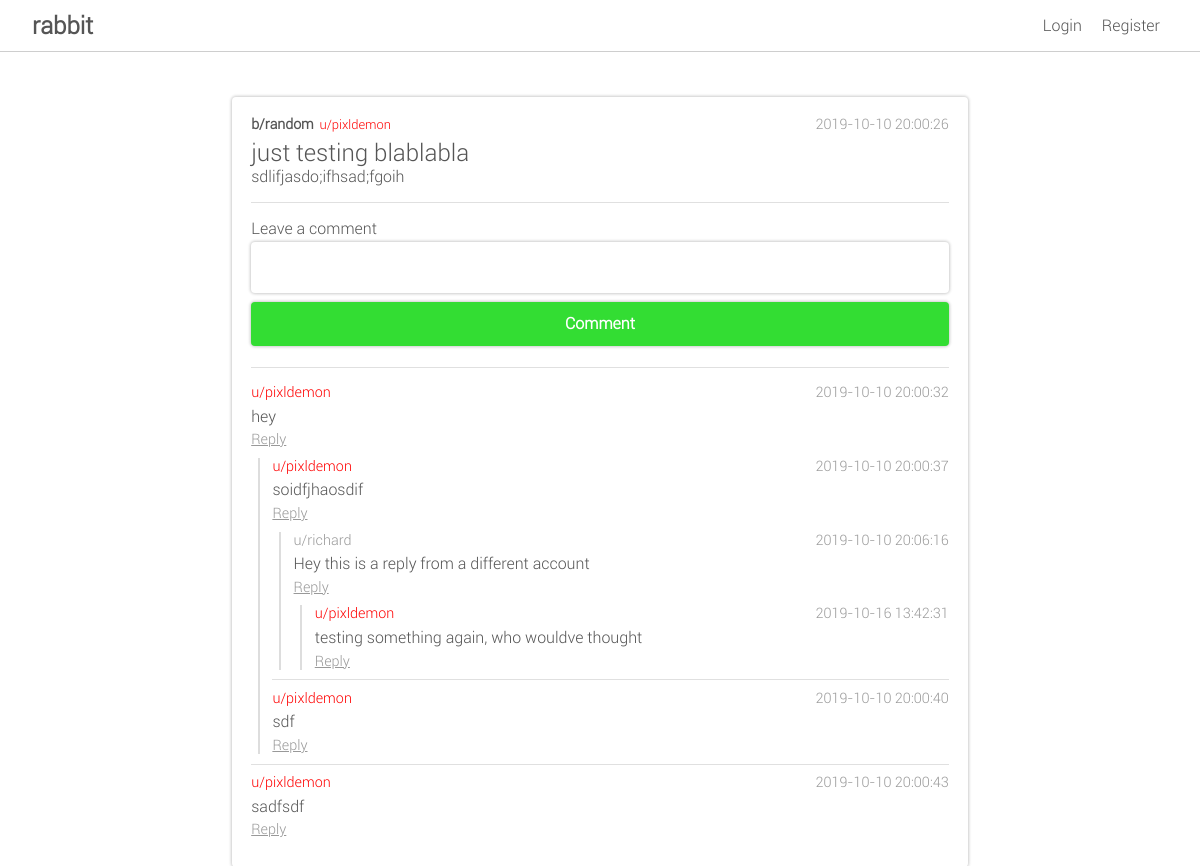
The app's page /post/4 with its own data.
### database.py (models this page shows, shortened)
class Board(db.Model):
	__tablename__ = "board"
	id = db.Column(db.Integer, primary_key = True)
	name = db.Column(db.String(80), nullable=False, unique=True)
	creator_id = db.Column(db.Integer, ForeignKey("user.id"), nullable=False)
	creation_date = db.Column(db.DateTime, server_default=db.func.now())
	creator = db.relationship("User", backref=db.backref("created_boards", lazy=True))

class User(db.Model):
	__tablename__ = "user"
	id = db.Column(db.Integer, primary_key=True)
	username = db.Column(db.String(80), unique=True, nullable=False)
	email = db.Column(db.String(120), unique=True, nullable=False)
	password = db.Column(db.String(100), nullable=False)
	type = db.Column(db.String(50), nullable=False, server_default="user")
	registration_date = db.Column(db.DateTime, server_default=db.func.now())

class Submission(db.Model):
	__tablename__ = "submission"
	id = db.Column(db.Integer, primary_key=True)
	author_id = db.Column(db.Integer, ForeignKey("user.id"), nullable=False)
	board_id = db.Column(db.Integer, ForeignKey("board.id"), nullable=False)
	parent_id = db.Column(db.Integer, ForeignKey("submission.id"))
	original_post_id = db.Column(db.Integer, ForeignKey("submission.id"))
	creation_date = db.Column(db.DateTime, server_default=db.func.now())
	title = db.Column(db.String(200))
	body = db.Column(db.Text)
	author = db.relationship("User", backref=db.backref("submissions", lazy=True))
	board = db.relationship("Board", backref=db.backref("submissions", lazy=True))
	children = db.relationship("Submission", backref=db.backref("parent", remote_side=[id], foreign_keys=[parent_id], lazy=True), primaryjoin="Submission.id == Submission.parent_id")
	replies = db.relationship("Submission", backref=db.backref("original_post", remote_side=[id], foreign_keys=[original_post_id], lazy=True), primaryjoin="Submission.original_post_id == Submission.id")

### routes.py (the view)
@routes.route("/post/<int:id>")
def view_post(id):
	post = getbyid(Submission, id)
	return render_template("single_post.html", post=post, comment_form=CommentForm(), comment_id=request.args.get("reply", default=post.id, type=int))

### forms.py
class CommentForm(Form):
	body = TextAreaField("Leave a comment", [validators.Length(max=5000), validators.DataRequired()])

### database.py (called while the page is built)
def getbyid(table, id):
	return table.query.get(id)

### templates/single_post.html
{% extends "main.html" %}
{% from "includes/_post_helpers.html" import render_post %}
{% from "includes/_form_helpers.html" import render_field %}
{% block body %}
{{ render_post(post, comment_form, comment_id) }}
{% endblock %}

### templates/includes/_post_helpers.html (shortened to what this page needs)
{% from "includes/_form_helpers.html" import render_field %}
{% macro render_post(post, comment_form, target_id, expand_thread=True) %}
<div class="post">
	<div class="post-titlebar">
		<div>
			<span>
				<h3><a href="/b/{{ post.board.name }}">b/{{ post.board.name }}</a></h3>
			</span>
			{{ render_user(post.author) }}
		</div>
		<span>{{ post.creation_date }}</span>
	</div>
	<div class="post-body">
		<h2><a href="/post/{{ post.id }}">{{ post.title }}</a></h2>
		<p>{{ post.body|safe }}</p>
	</div>
	{% if target_id == post.id %}
	<hr>
	<div class="comment_form">
		<form action="/reply/{{ post.id }}" method="post">
			{{ render_field(comment_form.body) }}
			<button class="btn-primary" type="submit" name="post" value="{{ post.id }}">Comment</button>
		</form>
	</div>
	{% else %}
	<div class="comment-footer">
		<a href="/reply/{{ post.id }}">Reply {% if not expand_thread %}({{ post.replies|length - 1 }}){% endif %}</a>
	</div>
	{% endif %}
	{% if post.children and expand_thread %}
	<hr>
	<div class="">
		{% for child in post.children %}
		{{ render_comment(child, target_id, comment_form) }}
		{% endfor %}
	</div>
	{% endif %}
</div>
{% endmacro %}
{% macro render_comment(comment, target_id, comment_form, expand_thread=True) %}
<div class="reply">
	<div class="comment">
		<div class="post-titlebar">
			{{ render_user(comment.author) }}
			<span>{{ comment.creation_date }}</span>
		</div>
		<div class="comment-body">
			{{ comment.body }}
		</div>
		<div class="comment-footer">
			<a href="/reply/{{ comment.id }}">Reply
				{% if not expand_thread %}({{ comment.children|length }}){% endif %}</a>
		</div>
	</div>
	{% if (comment.children or target_id == comment.id) and expand_thread %}
	<div class="thread">
		{% for child in comment.children %}
		{{ render_comment(child, target_id, comment_form) }}
		{% endfor %}
	</div>
	{% endif %}
</div>
{% endmacro %}
{% macro render_user(user) %}
<span>
	<a class="user" data-rank="{{ user.type }}" href="/u/{{ user.username }}">u/{{ user.username }}</a>
</span>
{% endmacro %}

### static/css/styles.css (style rules this page uses)
:root { --primary-color: #fff; --secondary-color: #3d3; --secondary-color-highlight: #4e4; --text-color: #555; --text-color-highlight: #999; --border-radius: 4px; --border-color: rgb(206, 206, 206); }
* { margin: 0; padding: 0; box-sizing: border-box !important; font-family: roboto; }
body { min-height: 100vh; background-color: var(--primary-color); color: var(--text-color); }
form { display: flex; flex-direction: column; }
hr { height: 1px; border: none; outline: none; margin: 1em 0; opacity: 0.3; background-color: var(--text-color-highlight); }
.textinput, .btn-primary { resize: none; padding: .8em; margin: .3em 0; border-radius: var(--border-radius); border: none; box-shadow: 0px 0px 3px 1px rgba(0,0,0,0.2); }
.btn-primary { font-weight: bold; transition: .3s; font-size: 1em; color: var(--primary-color); cursor: pointer; border: none; background-color: var(--secondary-color); }
.post, .profile, .btn-primary:hover, .textarea { box-shadow: 0px 0px 3px 1px rgba(0,0,0,0.2); }
.post, .profile { padding: 1.2em; margin: .8em 0; border-radius: var(--border-radius); }
.post h2 { font-weight: normal; }
.post-titlebar { color: var(--text-color-highlight); }
.post-titlebar, .post-titlebar > div, .comment-footer { font-size: 0.9em; display: flex; justify-content: space-between; align-items: center; }
.post-titlebar h3 { font-size: 1.1em; margin-right: .4em; color: var(--text-color); display: inline; }
.user[data-rank="admin"] { color: red; }
.comment { margin: .6em 0; }
.comment-body, .post-body { margin: .35em 0; }
.comment-footer > a { color: var(--text-color-highlight); text-decoration: underline; }
.thread { padding-left: .8em; margin-left: .4em; border-left: 2px solid #ddd; overflow: visible; }
.reply:not(:first-child)::before { content: ""; display: block; position: relative; height: 1px; border: none; outline: none; margin: .5rem 0; opacity: 0.3; background-color: var(--text-color-highlight); }
a { display: inline-block; text-decoration: none; color: inherit; }

### records on screen
Board: board.name "random"
User: username "pixldemon"
Submission: creation_date "2019-10-10 20:00:26", title "just testing blablabla", body "sdlifjasdo;ifhsad;fgoih"
Submission: creation_date "2019-10-10 20:00:32", body "hey"
Submission: creation_date "2019-10-10 20:00:37", body "soidfjhaosdif"
Submission: creation_date "2019-10-10 20:06:16", body "Hey this is a reply from a different account"
User: username "richard"
Submission: creation_date "2019-10-16 13:42:31", body "testing something again, who wouldve thought"
Submission: creation_date "2019-10-10 20:00:40", body "sdf"
Submission: creation_date "2019-10-10 20:00:43", body "sadfsdf"

### other values on screen
{{ field.label }} "Leave a comment"
